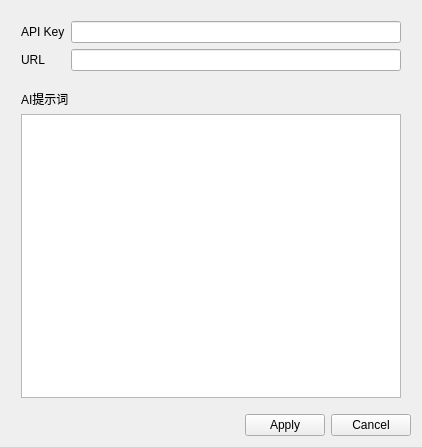
<?xml version="1.0" encoding="UTF-8"?>
<ui version="4.0">
 <class>Form</class>
 <widget class="QWidget" name="Form">
  <property name="geometry">
   <rect>
    <x>0</x>
    <y>0</y>
    <width>422</width>
    <height>447</height>
   </rect>
  </property>
  <property name="windowTitle">
   <string>Form</string>
  </property>
  <layout class="QVBoxLayout" name="verticalLayout_3">
   <item>
    <layout class="QVBoxLayout" name="verticalLayout_2">
     <property name="leftMargin">
      <number>10</number>
     </property>
     <property name="topMargin">
      <number>10</number>
     </property>
     <property name="rightMargin">
      <number>10</number>
     </property>
     <property name="bottomMargin">
      <number>10</number>
     </property>
     <item>
      <layout class="QFormLayout" name="formLayout">
       <item row="0" column="0">
        <widget class="QLabel" name="label">
         <property name="text">
          <string>API Key</string>
         </property>
        </widget>
       </item>
       <item row="1" column="0">
        <widget class="QLabel" name="label_2">
         <property name="text">
          <string>URL</string>
         </property>
         <property name="alignment">
          <set>Qt::AlignmentFlag::AlignLeading|Qt::AlignmentFlag::AlignLeft|Qt::AlignmentFlag::AlignVCenter</set>
         </property>
        </widget>
       </item>
       <item row="1" column="1">
        <widget class="QLineEdit" name="UrlEdit"/>
       </item>
       <item row="0" column="1">
        <widget class="QLineEdit" name="KeyEdit"/>
       </item>
      </layout>
     </item>
     <item>
      <spacer name="verticalSpacer">
       <property name="orientation">
        <enum>Qt::Orientation::Vertical</enum>
       </property>
       <property name="sizeType">
        <enum>QSizePolicy::Policy::Fixed</enum>
       </property>
       <property name="sizeHint" stdset="0">
        <size>
         <width>20</width>
         <height>13</height>
        </size>
       </property>
      </spacer>
     </item>
     <item>
      <layout class="QVBoxLayout" name="verticalLayout">
       <item>
        <widget class="QLabel" name="label_3">
         <property name="text">
          <string>AI提示词</string>
         </property>
        </widget>
       </item>
       <item>
        <widget class="QTextEdit" name="PromptEdit"/>
       </item>
      </layout>
     </item>
    </layout>
   </item>
   <item>
    <layout class="QHBoxLayout" name="horizontalLayout">
     <item>
      <spacer name="horizontalSpacer">
       <property name="orientation">
        <enum>Qt::Orientation::Horizontal</enum>
       </property>
       <property name="sizeHint" stdset="0">
        <size>
         <width>40</width>
         <height>20</height>
        </size>
       </property>
      </spacer>
     </item>
     <item>
      <widget class="QPushButton" name="ApplyButton">
       <property name="text">
        <string>Apply</string>
       </property>
      </widget>
     </item>
     <item>
      <widget class="QPushButton" name="CancelButton">
       <property name="text">
        <string>Cancel</string>
       </property>
      </widget>
     </item>
    </layout>
   </item>
  </layout>
 </widget>
 <resources/>
 <connections/>
</ui>
